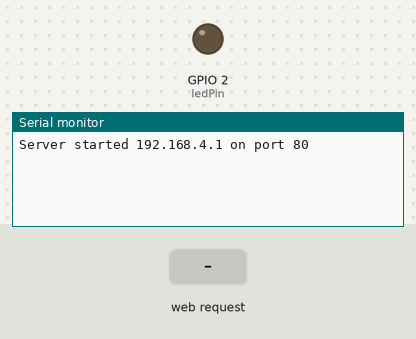
A sketch run on a simulated ESP32. On the bench: output pins drawn as LEDs (lit = HIGH), the last lines printed to the serial monitor. Inputs (shaded band) come from the test bench.

Above: at 2.2 s.
2.3 s: HTTP request GET /on received
At 3.4 s:
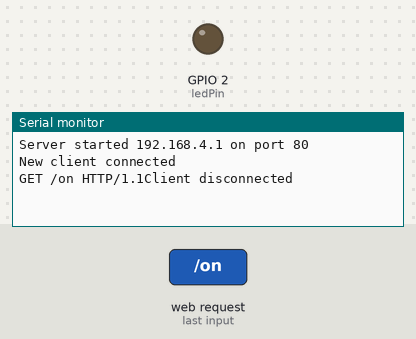
3.8 s: HTTP request GET /off received
At 4.5 s:
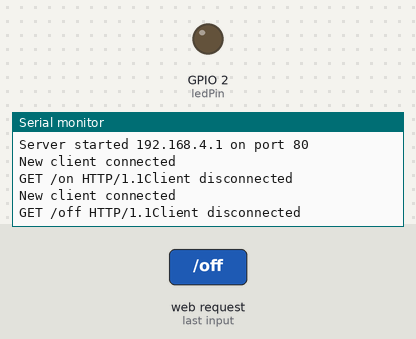

Measured:
- after the input at 2.3 s, the serial monitor: prints a new line at once (image 1)
- after the input at 3.8 s, the serial monitor: prints a new line at once (image 2)

The sketch:

ServerEx2.ino
```cpp
/*
 * UTCN LAB 8 - ESP32 TCP server
 * originally adapted from https://github.com/espressif/arduino-esp32/tree/master/libraries/WiFi/examples/WiFiClient
 */

#include <WiFi.h>
#include <WiFiAP.h>
#include <WiFiClient.h>

// MESSAGE STRINGS
const String SETUP_INIT = "SETUP: Initializing ESP32 dev board";
const String SETUP_ERROR = "!!ERROR!! SETUP: Unable to start SoftAP mode";
const String INFO_NEW_CLIENT = "New client connected";
const String INFO_DISCONNECT_CLIENT = "Client disconnected";

// BASIC WIFI CONFIGURATION CONSTANTS
// The SSID (Service Set IDentifier), in other words, the network's name
// Make sure to CHANGE THIS to something unique before uploading the code to
// the development board
const char *SSID = "Marius Server";
// Password for the network
// By default the ESP32 uses WPA / WPA2-Personal security, therefore the
// the password MUST be between 8 and 63 ASCII characters
const char *PASS = "123456789";
// The default port (both TCP & UDP) of a WWW HTTP server number according to
// RFC1340 is 80
const int port = 80;
int ledPin = 2;

// Initialize the server on the ESP32 board
WiFiServer server(port);

void setup() {
  pinMode(ledPin, OUTPUT);
  digitalWrite(ledPin, LOW);
  Serial.begin(9600);
  // ESP32 boards have a delay with UART for some reason from a reset after
  // uploading new code to the development board
#if 1  // board was newly programmed
  delay(1000);
#else
  while (!Serial) {
    ;  // wait for serial port to connect. Needed for native USB
  }
#endif

  if (!WiFi.softAP(SSID, PASS)) {
    Serial.println(SETUP_ERROR);
    // Lock system in infinite loop in order to prevent further execution
    while (1)
      ;
  }

  // Get AP's IP address for info message
  const IPAddress accessPointIP = WiFi.softAPIP();
  const String serverInfoMessage = "Server started " + accessPointIP.toString()
                                   + " on port " + port;

  // Start the server
  server.begin();
  Serial.println(serverInfoMessage);
}

void loop() {
  WiFiClient client = server.available();

  if (client) {  // Check if a device has connected to the AP
    Serial.println(INFO_NEW_CLIENT);
    String currentLine = "";
    while (client.connected()) {  // Loop until a client is connected to the TCP server
      if (client.available()) {   // If there's data in the buffer
        const char c = client.read();
        currentLine += c;
        if (c == '\n') {
          currentLine.trim();  // Remove extra spaces and newline characters
          Serial.print(currentLine);
          client.print("Hello client, I received the following message: " + currentLine);

          if (currentLine.equals("on")) {
            digitalWrite(ledPin, HIGH); // Turn LED on
            Serial.println("LED turned ON");
          } else if (currentLine.equals("off")) {
            digitalWrite(ledPin, LOW); // Turn LED off
            Serial.println("LED turned OFF");
          }

          currentLine = "";
          client.stop();  // Disconnect the client
          Serial.println(INFO_DISCONNECT_CLIENT);
          Serial.println();
        }
      }
    }
  }
}
```
